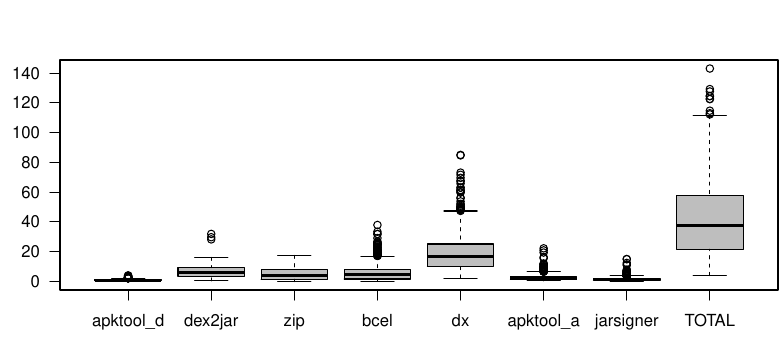

This chart was generated by the following R code:
library(splitstackshape)
library(plyr)
library(vioplot)

filename <- "final-times.csv"
width <- 7.8
height <- 3.5 
margin <- 0.1

data<-read.csv(filename, sep=",", header=T, row.names=NULL, stringsAsFactors=FALSE)

toPdf <- TRUE
fileName <- "study1.pdf"

#universe <- merge(treatments2, results2,by="id")
#universe$dv1 <- universe$dv1 / 1000000 # in seconds
#universe$dv2 <- universe$dv2 / (1024 * 1024) # in Megabyte

if(toPdf) {
  setupPdf()
}

analysis <- function() {
  totals <- rowSums(data[,-1])
  print(min(totals))
  x1 <- data$apktool_d
  x2 <- data$dex2jar
  x3 <- data$zip
  x4 <- data$bcel
  x5 <- data$dx
  x6 <- data$apktool_a
  x7 <- data$jarsigner
  totals <- totals
  labels <- names(data)[-1]
  labels[8] <- "TOTAL" 
  p <- boxplot(x1, x2, x3, x4, x5, x6, x7,totals, names=labels, col="grey", drawRect=TRUE, wex=0.5)
  #text(y=c(42,42,42,42,42,42,42,42), labels=c(round(mean(x1), 2), round(mean(x2), 2), round(mean(x3), 2), round(mean(x4), 2), round(mean(x5), 2), round(mean(x6), 2), round(mean(x7), 2),round(mean(totals), 2)), x = c(1,2,3,4,5,6,7,8), col="red")
  title("")
}

analysis()

if(toPdf) {
  dev.off()
}

setupPdf <- function() {
  margin <- margin
  pdf(fileName, width=width, height=height)
  par(mar=c(3, 3, 3, margin))
  par(mfrow=c(1, 1))
  par(las=1)
}
